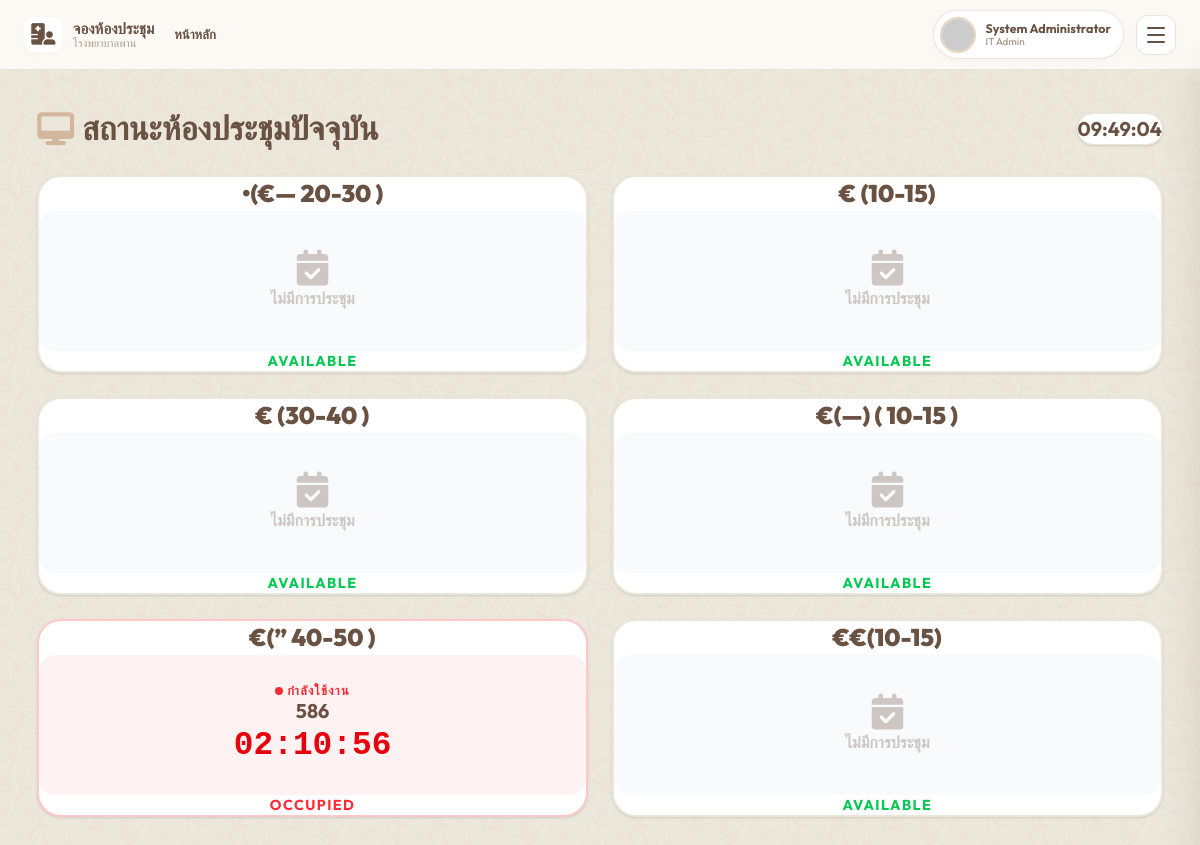
Screenshot of /dashboard.php?view=room_status (signed in) with the database file from the repository.
### tables this page shows
CREATE TABLE `rooms` (
  `id` int(10) unsigned NOT NULL AUTO_INCREMENT,
  `name` varchar(100) NOT NULL,
  `capacity` int(10) unsigned NOT NULL,
  `location` varchar(255) DEFAULT NULL,
  `description` text DEFAULT NULL,
  `image_url` varchar(255) DEFAULT NULL,
  `images` text DEFAULT NULL,
  `status` enum('available','maintenance') DEFAULT 'available',
  `created_at` timestamp NOT NULL DEFAULT current_timestamp(),
  PRIMARY KEY (`id`)
);

CREATE TABLE `bookings` (
  `id` int(10) unsigned NOT NULL AUTO_INCREMENT,
  `room_id` int(10) unsigned DEFAULT NULL,
  `user_id` int(10) unsigned NOT NULL,
  `title` varchar(255) NOT NULL,
  `description` text DEFAULT NULL,
  `start_time` datetime NOT NULL,
  `end_time` datetime NOT NULL,
  `participants_count` int(10) unsigned DEFAULT 0,
  `phone` varchar(20) DEFAULT NULL,
  `attachment_path` varchar(255) DEFAULT NULL,
  `department_name` varchar(100) DEFAULT NULL,
  `is_external` tinyint(1) DEFAULT 0,
  `external_org` varchar(255) DEFAULT NULL,
  `status` enum('pending','approved','rejected','cancelled','completed') DEFAULT 'pending',
  `created_at` timestamp NOT NULL DEFAULT current_timestamp(),
  `deleted_at` datetime DEFAULT NULL,
  PRIMARY KEY (`id`),
  KEY `room_id` (`room_id`),
  KEY `user_id` (`user_id`),
  KEY `idx_start_end` (`start_time`,`end_time`),
  KEY `idx_status` (`status`),
  KEY `idx_is_external` (`is_external`),
  CONSTRAINT `bookings_ibfk_1` FOREIGN KEY (`room_id`) REFERENCES `rooms` (`id`) ON DELETE SET NULL,
  CONSTRAINT `bookings_ibfk_2` FOREIGN KEY (`user_id`) REFERENCES `users` (`id`) ON DELETE CASCADE
);

### api/core/Database.php (called while the page is built, shortened)
<?php
class Database {
    private static $instance = null;
    private $pdo;
    private function __construct() {
        $dsn = "mysql:host=" . DB_HOST . ";dbname=" . DB_NAME . ";charset=utf8mb4";
        $options = [
            PDO::ATTR_ERRMODE            => PDO::ERRMODE_EXCEPTION,
            PDO::ATTR_DEFAULT_FETCH_MODE => PDO::FETCH_ASSOC,
            PDO::ATTR_EMULATE_PREPARES   => false,
        ];
        try {
            $this->pdo = new PDO($dsn, DB_USER, DB_PASS, $options);
        } catch (PDOException $e) {
            header('Content-Type: application/json');
            http_response_code(500);
            echo json_encode(['success' => false, 'message' => 'Database connection failed']);
            exit;
        }
    }
    public static function getInstance(): self {
        if (self::$instance === null) {
            self::$instance = new self();
        }
        return self::$instance;
    }
    public function getConnection(): PDO {
        return $this->pdo;
    }
}

### api/core/RoomRepository.php (called while the page is built, shortened)
<?php
class RoomRepository {
    private $db;
    public function __construct() {
        $this->db = Database::getInstance()->getConnection();
    }
    public function getAll($status = null) {
        $sql = "SELECT * FROM rooms";
        $sql .= " ORDER BY name ASC";
        $stmt = $this->db->prepare($sql);
        if ($status) {
            $stmt->execute([':status' => $status]);
        } else {
            $stmt->execute();
        }
        return $stmt->fetchAll();
    }
}

### api/core/BookingRepository.php (called while the page is built, shortened)
<?php
class BookingRepository {
    private $db;
    public function __construct() {
        $this->db = Database::getInstance()->getConnection();
    }
    public function getAll(array $filters = []) {
        $sql = "SELECT b.*, r.name as room_name, r.location, u.first_name, u.last_name, u.emp_code, u.dept_name as user_dept
                FROM bookings b
                LEFT JOIN rooms r ON b.room_id = r.id
                JOIN users u ON b.user_id = u.id
                WHERE 1=1";
        $params = [];
        if (!empty($filters['only_trashed'])) {
            $sql .= " AND b.deleted_at IS NOT NULL";
        } else {
            $sql .= " AND b.deleted_at IS NULL";
        }
        if (!empty($filters['status'])) {
            if ($filters['status'] === 'active') {
                $sql .= " AND b.status IN ('pending', 'approved')";
            } else {
                $sql .= " AND b.status = :status";
                $params[':status'] = $filters['status'];
            }
        }
        if (!empty($filters['start']) && !empty($filters['end'])) {
            $sql .= " AND b.start_time >= :start AND b.end_time <= :end";
            $params[':start'] = $filters['start'];
            $params[':end'] = $filters['end'];
        }
        $order = (!empty($filters['upcoming'])) ? "ASC" : "DESC";
        $sql .= " ORDER BY b.start_time $order";
        $stmt = $this->db->prepare($sql);
        $stmt->execute($params);
        return $stmt->fetchAll();
    }
}

### views/room_status.php (the view, shortened to what this page needs)
<?php
$roomRepo = new RoomRepository();
$bookingRepo = new BookingRepository();
$rooms = $roomRepo->getAll();
$today_start = date('Y-m-d 00:00:00');
$today_end = date('Y-m-d 23:59:59');
$today_bookings = $bookingRepo->getAll([
    'start' => $today_start,
    'end' => $today_end,
    'status' => 'approved'
]);
$room_schedules = [];
foreach ($rooms as $room) {
    $room_schedules[$room['id']] = [];
}
foreach ($today_bookings as $b) {
    if ($b['room_id']) {
        $room_schedules[$b['room_id']][] = $b;
    }
}
$current_time = time();
?>
<div class="flex flex-col gap-6 w-full pb-10">
    <div class="flex justify-between items-center mb-2">
        <h2 class="text-2xl font-bold text-[#6A5243] flex items-center gap-2">
            <i class="fas fa-desktop text-[#D4B59D]"></i> สถานะห้องประชุมปัจจุบัน
        </h2>
        <div class="text-[#6A5243] font-bold bg-white px-6 py-3 rounded-2xl shadow-sm border border-[#EBE6DA] text-lg">
            <span id="current-time-display"></span>
        </div>
    </div>
    <div class="grid grid-cols-1 md:grid-cols-2 xl:grid-cols-3 gap-6">
        <?php foreach ($rooms as $room):
            $schedules = $room_schedules[$room['id']] ?? [];
            usort($schedules, function($a, $b) {
                return strtotime($a['start_time']) - strtotime($b['start_time']);
            });
            $current_meeting = null;
            $next_meeting = null;
            foreach ($schedules as $s) {
                $start = strtotime($s['start_time']);
                $end = strtotime($s['end_time']);
                if ($current_time >= $start && $current_time <= $end) {
                    $current_meeting = $s;
                    break;
                } elseif ($current_time < $start && !$next_meeting) {
                    $next_meeting = $s;
                }
            }
            $is_active = $current_meeting !== null;
            $card_bg = $is_active ? 'bg-white border-red-200' : 'bg-white border-[#EBE6DA]';
        ?>
        <div class="rounded-3xl p-8 border-2 <?= $card_bg ?> shadow-sm flex flex-col items-center text-center transition-all hover:shadow-md">
            <h3 class="text-xl font-black text-[#6A5243] mb-4"><?= htmlspecialchars($room['name']) ?></h3>
            <div class="w-full py-6 px-4 rounded-2xl <?= $is_active ? 'bg-red-50' : 'bg-gray-50' ?> mb-4 flex flex-col items-center justify-center min-h-[140px]">
                <?php if ($is_active): ?>
                    <div class="text-xs font-bold text-red-500 mb-2 flex items-center gap-1 uppercase tracking-widest">
                        <span class="animate-pulse w-2 h-2 rounded-full bg-red-500 block"></span> กำลังใช้งาน
                    </div>
                    <h4 class="text-lg font-bold text-[#6A5243] mb-4 leading-tight"><?= htmlspecialchars($current_meeting['title']) ?></h4>
                    <div class="countdown-timer text-2xl font-black text-red-600 font-mono" data-target="<?= $current_meeting['end_time'] ?>" data-type="end">
                    </div>
                <?php else: ?>
                    <div class="flex flex-col items-center opacity-30">
                        <i class="fas fa-calendar-check text-4xl mb-2"></i>
                        <p class="font-bold">ไม่มีการประชุม</p>
                    </div>
                <?php endif; ?>
            </div>
            <div class="text-sm font-bold <?= $is_active ? 'text-red-500' : 'text-green-500' ?> uppercase tracking-widest">
                <?= $is_active ? 'Occupied' : 'Available' ?>
            </div>
        </div>
        <?php endforeach; ?>
    </div>
</div>

### css/style.css (style rules this page uses)
:root { --primary: #6A5243; --primary-hover: #523E32; --primary-soft: rgba(106, 82, 67, 0.15); --secondary: #D4B59D; --accent: #E6D6BD; --success: #166534; --success-bg: #dcfce7; --warning: #854d0e; --warning-bg: #fef9c3; --danger: #991b1b; --danger-bg: #fee2e2; --sidebar-bg: #EBE6DA; --sidebar-text: #6A5243; --sidebar-active: #6A5243; --sidebar-active-bg: rgba(212, 181, 157, 0.3); --bg: #EBE6DA; --card: #F3F0E6; --text-main: #6A5243; --text-muted: #A79A8B; --border: rgba(106, 82, 67, 0.15); --shadow-sm: 0 2px 8px -2px rgba(106, 82, 67, 0.05); --shadow: 0 10px 25px -5px rgba(106, 82, 67, 0.05), 0 8px 10px -6px rgba(106, 82, 67, 0.01); --shadow-lg: 0 20px 30px -10px rgba(106, 82, 67, 0.08); --radius-sm: 0.5rem; --radius: 1rem; --radius-lg: 1.5rem; --transition: all 0.3s cubic-bezier(0.25, 0.8, 0.25, 1); --text-xs: clamp(0.7rem, 0.65rem + 0.25vw, 0.8rem); --text-sm: clamp(0.8rem, 0.75rem + 0.25vw, 0.9rem); --text-base: clamp(0.95rem, 0.9rem + 0.25vw, 1.05rem); --text-lg: clamp(1.1rem, 1.05rem + 0.25vw, 1.25rem); --text-xl: clamp(1.25rem, 1.15rem + 0.5vw, 1.5rem); --text-2xl: clamp(1.5rem, 1.3rem + 1vw, 2.25rem); --text-hero: clamp(2rem, 1.5rem + 2.5vw, 3.5rem); --space-xs: clamp(0.25rem, 0.2rem + 0.25vw, 0.5rem); --space-sm: clamp(0.5rem, 0.4rem + 0.5vw, 0.75rem); --space-md: clamp(1rem, 0.8rem + 1vw, 1.5rem); --space-lg: clamp(1.5rem, 1.2rem + 1.5vw, 2.5rem); --space-xl: clamp(2rem, 1.5rem + 2.5vw, 4rem); }
* { margin: 0; padding: 0; box-sizing: border-box; }
body { font-family: 'Outfit', 'Sarabun', sans-serif; background-color: var(--bg); color: var(--text-main); line-height: 1.6; -webkit-font-smoothing: antialiased; background-image: linear-gradient(rgba(235, 230, 218, 0.85), rgba(235, 230, 218, 0.85)), url('../assets/images/vine_pattern.png'); background-repeat: repeat; background-attachment: fixed; background-size: auto, 400px; }

### rows the page displays
rooms: name "•(€— 20-30 )", shows "ไม่มีการประชุม", shows "AVAILABLE"
rooms: name "€ (10-15)", shows "ไม่มีการประชุม", shows "AVAILABLE"
rooms: name "€ (30-40 )", shows "ไม่มีการประชุม", shows "AVAILABLE"
rooms: name "€(—) ( 10-15 )", shows "ไม่มีการประชุม", shows "AVAILABLE"
rooms: name "€(” 40-50 )", shows "OCCUPIED"
bookings: title "586"
rooms: name "€€(10-15)", shows "ไม่มีการประชุม", shows "AVAILABLE"

### other values shown
$titles[$view] "หน้าหลัก"
$user['first_name'] . ' ' . ($user['last_name'] ?? '') "System Administrator"
$user['position_name'] "IT Admin"
